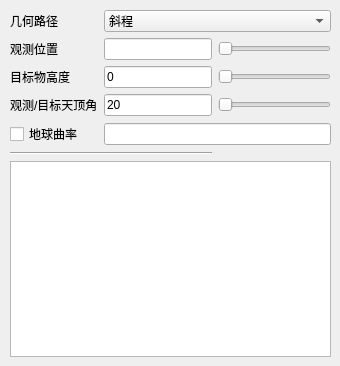
          <widget class="QWidget" name="page_geo">
           <widget class="QWidget" name="gridLayoutWidget_4">
            <property name="geometry">
             <rect>
              <x>10</x>
              <y>10</y>
              <width>321</width>
              <height>347</height>
             </rect>
            </property>
            <layout class="QGridLayout" name="gridLayout_9">
             <item row="2" column="0">
              <widget class="QGraphicsView" name="graphicsView_3">
               <property name="minimumSize">
                <size>
                 <width>0</width>
                 <height>140</height>
                </size>
               </property>
              </widget>
             </item>
             <item row="0" column="0">
              <layout class="QGridLayout" name="gridLayout_10">
               <item row="0" column="0">
                <widget class="QLabel" name="label_29">
                 <property name="text">
                  <string>几何路径</string>
                 </property>
                </widget>
               </item>
               <item row="4" column="0">
                <widget class="QCheckBox" name="checkBox_3">
                 <property name="text">
                  <string>地球曲率</string>
                 </property>
                </widget>
               </item>
               <item row="1" column="0">
                <widget class="QLabel" name="label_27">
                 <property name="text">
                  <string>观测位置</string>
                 </property>
                </widget>
               </item>
               <item row="2" column="0">
                <widget class="QLabel" name="label_28">
                 <property name="text">
                  <string>目标物高度</string>
                 </property>
                </widget>
               </item>
               <item row="5" column="0" colspan="3">
                <widget class="Line" name="line_6">
                 <property name="orientation">
                  <enum>Qt::Horizontal</enum>
                 </property>
                </widget>
               </item>
               <item row="3" column="0">
                <widget class="QLabel" name="label_30">
                 <property name="text">
                  <string>观测/目标天顶角</string>
                 </property>
                </widget>
               </item>
               <item row="1" column="3">
                <widget class="QSlider" name="detector_slider">
                 <property name="orientation">
                  <enum>Qt::Horizontal</enum>
                 </property>
                </widget>
               </item>
               <item row="2" column="3">
                <widget class="QSlider" name="target_slider">
                 <property name="orientation">
                  <enum>Qt::Horizontal</enum>
                 </property>
                </widget>
               </item>
               <item row="3" column="3">
                <widget class="QSlider" name="angle_slider">
                 <property name="orientation">
                  <enum>Qt::Horizontal</enum>
                 </property>
                </widget>
               </item>
               <item row="2" column="1" colspan="2">
                <widget class="QLineEdit" name="target_input">
                 <property name="text">
                  <string>0</string>
                 </property>
                </widget>
               </item>
               <item row="3" column="1" colspan="2">
                <widget class="QLineEdit" name="geo_lineEdit_angel">
                 <property name="text">
                  <string>20</string>
                 </property>
                </widget>
               </item>
               <item row="4" column="1" colspan="3">
                <widget class="QLineEdit" name="lineEdit_9"/>
               </item>
               <item row="0" column="1" colspan="3">
                <widget class="QComboBox" name="comboBox_7">
                 <item>
                  <property name="text">
                   <string>斜程</string>
                  </property>
                 </item>
                 <item>
                  <property name="text">
                   <string>水平</string>
                  </property>
                 </item>
                </widget>
               </item>
               <item row="1" column="1" colspan="2">
                <widget class="QLineEdit" name="detector_input"/>
               </item>
              </layout>
             </item>
            </layout>
           </widget>
          </widget>
